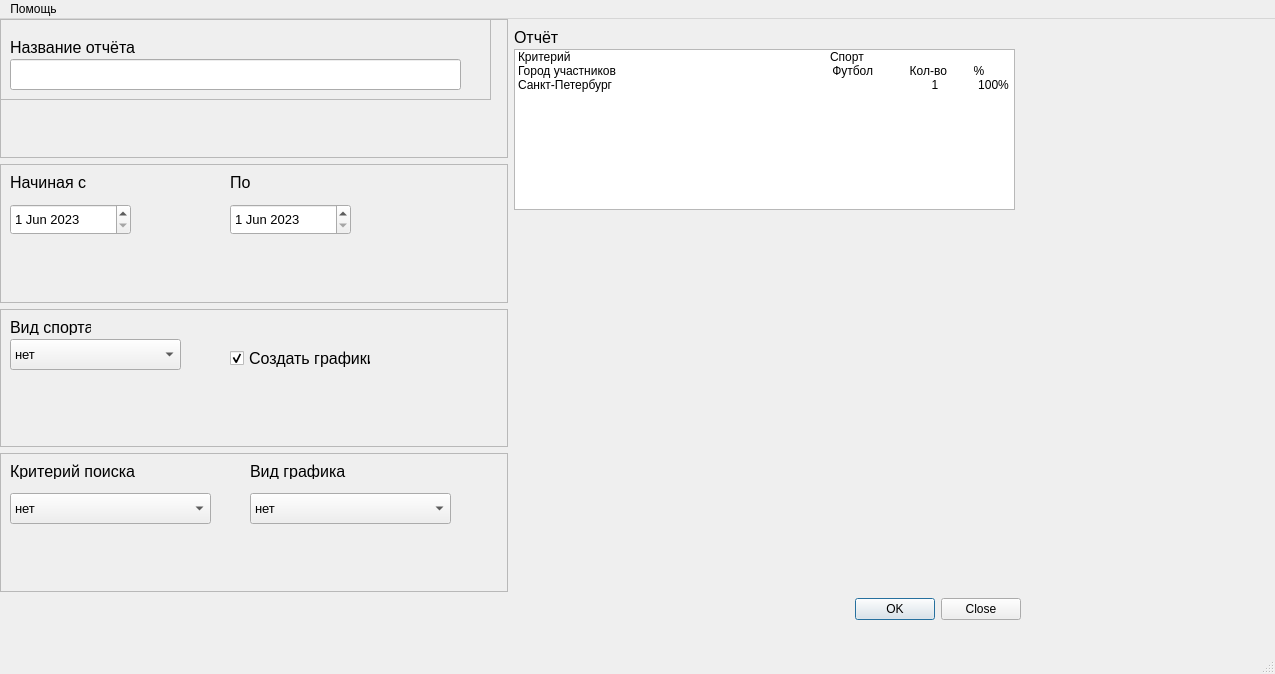
<?xml version="1.0" encoding="UTF-8"?>
<ui version="4.0">
 <class>MainWindow</class>
 <widget class="QMainWindow" name="MainWindow">
  <property name="geometry">
   <rect>
    <x>0</x>
    <y>0</y>
    <width>1275</width>
    <height>674</height>
   </rect>
  </property>
  <property name="windowTitle">
   <string>MainWindow</string>
  </property>
  <widget class="QWidget" name="centralwidget">
   <widget class="QWidget" name="verticalLayoutWidget">
    <property name="geometry">
     <rect>
      <x>0</x>
      <y>0</y>
      <width>1021</width>
      <height>601</height>
     </rect>
    </property>
    <layout class="QVBoxLayout" name="verticalLayout">
     <item>
      <layout class="QHBoxLayout" name="horizontalLayout">
       <item>
        <layout class="QVBoxLayout" name="verticalLayout_2">
         <item>
          <widget class="QFrame" name="frame_5">
           <property name="frameShape">
            <enum>QFrame::StyledPanel</enum>
           </property>
           <property name="frameShadow">
            <enum>QFrame::Raised</enum>
           </property>
           <widget class="QFrame" name="frame">
            <property name="geometry">
             <rect>
              <x>0</x>
              <y>0</y>
              <width>491</width>
              <height>81</height>
             </rect>
            </property>
            <property name="frameShape">
             <enum>QFrame::StyledPanel</enum>
            </property>
            <property name="frameShadow">
             <enum>QFrame::Raised</enum>
            </property>
            <widget class="QLabel" name="label">
             <property name="geometry">
              <rect>
               <x>10</x>
               <y>20</y>
               <width>181</width>
               <height>16</height>
              </rect>
             </property>
             <property name="font">
              <font>
               <pointsize>12</pointsize>
              </font>
             </property>
             <property name="text">
              <string>Название отчёта</string>
             </property>
            </widget>
            <widget class="QLineEdit" name="NameLineEdit">
             <property name="geometry">
              <rect>
               <x>10</x>
               <y>40</y>
               <width>451</width>
               <height>31</height>
              </rect>
             </property>
             <property name="font">
              <font>
               <pointsize>12</pointsize>
              </font>
             </property>
             <property name="text">
              <string/>
             </property>
            </widget>
           </widget>
          </widget>
         </item>
         <item>
          <widget class="QFrame" name="frame_6">
           <property name="frameShape">
            <enum>QFrame::StyledPanel</enum>
           </property>
           <property name="frameShadow">
            <enum>QFrame::Raised</enum>
           </property>
           <widget class="QLabel" name="label_2">
            <property name="geometry">
             <rect>
              <x>10</x>
              <y>10</y>
              <width>91</width>
              <height>16</height>
             </rect>
            </property>
            <property name="font">
             <font>
              <pointsize>12</pointsize>
             </font>
            </property>
            <property name="text">
             <string>Начиная с</string>
            </property>
           </widget>
           <widget class="QDateEdit" name="BeginDateEdit">
            <property name="geometry">
             <rect>
              <x>10</x>
              <y>40</y>
              <width>121</width>
              <height>31</height>
             </rect>
            </property>
            <property name="font">
             <font>
              <pointsize>10</pointsize>
             </font>
            </property>
            <property name="dateTime">
             <datetime>
              <hour>0</hour>
              <minute>0</minute>
              <second>0</second>
              <year>2023</year>
              <month>6</month>
              <day>1</day>
             </datetime>
            </property>
           </widget>
           <widget class="QLabel" name="label_9">
            <property name="geometry">
             <rect>
              <x>230</x>
              <y>10</y>
              <width>121</width>
              <height>16</height>
             </rect>
            </property>
            <property name="font">
             <font>
              <pointsize>12</pointsize>
             </font>
            </property>
            <property name="text">
             <string>По</string>
            </property>
           </widget>
           <widget class="QDateEdit" name="EndDateEdit_2">
            <property name="geometry">
             <rect>
              <x>230</x>
              <y>40</y>
              <width>121</width>
              <height>31</height>
             </rect>
            </property>
            <property name="font">
             <font>
              <pointsize>10</pointsize>
             </font>
            </property>
            <property name="dateTime">
             <datetime>
              <hour>0</hour>
              <minute>0</minute>
              <second>0</second>
              <year>2023</year>
              <month>6</month>
              <day>1</day>
             </datetime>
            </property>
           </widget>
          </widget>
         </item>
         <item>
          <widget class="QFrame" name="frame_7">
           <property name="frameShape">
            <enum>QFrame::StyledPanel</enum>
           </property>
           <property name="frameShadow">
            <enum>QFrame::Raised</enum>
           </property>
           <widget class="QComboBox" name="SportComboBox">
            <property name="geometry">
             <rect>
              <x>10</x>
              <y>30</y>
              <width>171</width>
              <height>31</height>
             </rect>
            </property>
            <property name="font">
             <font>
              <pointsize>10</pointsize>
             </font>
            </property>
            <item>
             <property name="text">
              <string>нет</string>
             </property>
            </item>
            <item>
             <property name="text">
              <string>Любой</string>
             </property>
            </item>
            <item>
             <property name="text">
              <string>Плавание</string>
             </property>
            </item>
            <item>
             <property name="text">
              <string>Футбол</string>
             </property>
            </item>
           </widget>
           <widget class="QLabel" name="label_3">
            <property name="geometry">
             <rect>
              <x>10</x>
              <y>10</y>
              <width>81</width>
              <height>16</height>
             </rect>
            </property>
            <property name="font">
             <font>
              <pointsize>12</pointsize>
             </font>
            </property>
            <property name="text">
             <string>Вид спорта</string>
            </property>
           </widget>
           <widget class="QCheckBox" name="checkBox">
            <property name="geometry">
             <rect>
              <x>230</x>
              <y>40</y>
              <width>141</width>
              <height>18</height>
             </rect>
            </property>
            <property name="font">
             <font>
              <pointsize>12</pointsize>
             </font>
            </property>
            <property name="text">
             <string>Создать графики</string>
            </property>
            <property name="checked">
             <bool>true</bool>
            </property>
           </widget>
          </widget>
         </item>
         <item>
          <widget class="QFrame" name="frame_4">
           <property name="frameShape">
            <enum>QFrame::StyledPanel</enum>
           </property>
           <property name="frameShadow">
            <enum>QFrame::Raised</enum>
           </property>
           <widget class="QComboBox" name="RespComboBox">
            <property name="geometry">
             <rect>
              <x>10</x>
              <y>40</y>
              <width>201</width>
              <height>31</height>
             </rect>
            </property>
            <property name="font">
             <font>
              <pointsize>10</pointsize>
             </font>
            </property>
            <item>
             <property name="text">
              <string>нет</string>
             </property>
            </item>
            <item>
             <property name="text">
              <string>Город</string>
             </property>
            </item>
           </widget>
           <widget class="QComboBox" name="OrgComboBox">
            <property name="geometry">
             <rect>
              <x>250</x>
              <y>40</y>
              <width>201</width>
              <height>31</height>
             </rect>
            </property>
            <property name="font">
             <font>
              <pointsize>10</pointsize>
             </font>
            </property>
            <item>
             <property name="text">
              <string>нет</string>
             </property>
            </item>
            <item>
             <property name="text">
              <string>Круговая Диаграмма</string>
             </property>
            </item>
           </widget>
           <widget class="QLabel" name="label_4">
            <property name="geometry">
             <rect>
              <x>10</x>
              <y>10</y>
              <width>131</width>
              <height>16</height>
             </rect>
            </property>
            <property name="font">
             <font>
              <pointsize>12</pointsize>
             </font>
            </property>
            <property name="text">
             <string>Критерий поиска</string>
            </property>
           </widget>
           <widget class="QLabel" name="label_5">
            <property name="geometry">
             <rect>
              <x>250</x>
              <y>10</y>
              <width>121</width>
              <height>16</height>
             </rect>
            </property>
            <property name="font">
             <font>
              <pointsize>12</pointsize>
             </font>
            </property>
            <property name="text">
             <string>Вид графика</string>
            </property>
           </widget>
          </widget>
         </item>
        </layout>
       </item>
       <item>
        <layout class="QVBoxLayout" name="verticalLayout_3">
         <item>
          <widget class="QWidget" name="widget" native="true">
           <widget class="QListWidget" name="listWidget">
            <property name="geometry">
             <rect>
              <x>0</x>
              <y>30</y>
              <width>501</width>
              <height>161</height>
             </rect>
            </property>
            <item>
             <property name="text">
              <string>Критерий                                                                              Спорт           </string>
             </property>
            </item>
            <item>
             <property name="text">
              <string>Город участников                                                                 Футбол           Кол-во        %</string>
             </property>
            </item>
            <item>
             <property name="text">
              <string>Санкт-Петербург                                                                                                1            100%</string>
             </property>
            </item>
           </widget>
           <widget class="QLabel" name="label_10">
            <property name="geometry">
             <rect>
              <x>0</x>
              <y>10</y>
              <width>71</width>
              <height>16</height>
             </rect>
            </property>
            <property name="font">
             <font>
              <pointsize>12</pointsize>
             </font>
            </property>
            <property name="text">
             <string>Отчёт</string>
            </property>
           </widget>
           <widget class="QLabel" name="label_11">
            <property name="geometry">
             <rect>
              <x>50</x>
              <y>380</y>
              <width>47</width>
              <height>14</height>
             </rect>
            </property>
            <property name="text">
             <string/>
            </property>
           </widget>
          </widget>
         </item>
        </layout>
       </item>
      </layout>
     </item>
     <item>
      <widget class="QDialogButtonBox" name="CreateButtonBox">
       <property name="font">
        <font>
         <pointsize>9</pointsize>
        </font>
       </property>
       <property name="standardButtons">
        <set>QDialogButtonBox::Close|QDialogButtonBox::Ok</set>
       </property>
      </widget>
     </item>
    </layout>
   </widget>
  </widget>
  <widget class="QMenuBar" name="menubar">
   <property name="geometry">
    <rect>
     <x>0</x>
     <y>0</y>
     <width>1275</width>
     <height>22</height>
    </rect>
   </property>
   <widget class="QMenu" name="menu">
    <property name="font">
     <font>
      <pointsize>9</pointsize>
     </font>
    </property>
    <property name="title">
     <string>Помощь</string>
    </property>
   </widget>
   <addaction name="menu"/>
  </widget>
  <widget class="QStatusBar" name="statusbar"/>
 </widget>
 <resources/>
 <connections/>
</ui>
